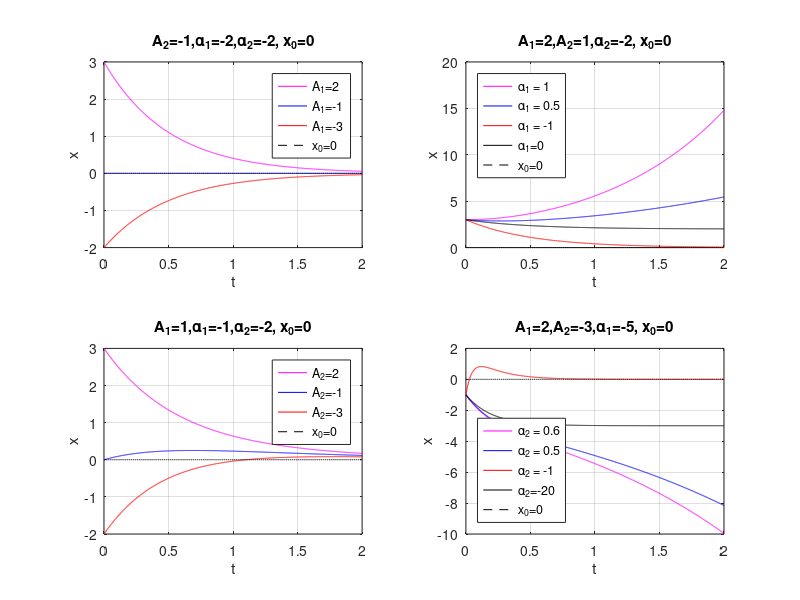

Reproduce this figure in MATLAB.
clear;
close all;


%x_sz=A1*exp(a1*t)+A2*exp(a2*t)+x0;
x_sz=0:0.001:2;
A1=1;
A2=1;
a1=-2;
a2=-2;
t=0:0.001:2;
xw=0;
%Dla uproszczenie odczytywania wykresu xw=0






%11111111111111111111111111111111111111111111111111

%A1A1A1A1A1A1A1A1A1A1A1A1A1A1A1A1A1A1A1A1A1A1A1
subplot(2,2,1);
A1=2;
for i=1:1:(length(t))
    x_sz(i)=A1*exp(a1*t(i))+A2*exp(a2*t(i))+xw;
end
plot(t,x_sz,'m-');
hold on;
%%%%%%%%%%%%%%%%%%%%%%%%%%%%%%%%%%%%%%%%%%%%%%%%
A1=-1;
for i=1:1:(length(t))
    x_sz(i)=A1*exp(a1*t(i))+A2*exp(a2*t(i))+xw;
end
plot(t,x_sz,'b-');
%%%%%%%%%%%%%%%%%%%%%%%%%%%%%%%%%%%%%%%%%%%%%%%%
A1=-3;
for i=1:1:(length(t))
    x_sz(i)=A1*exp(a1*t(i))+A2*exp(a2*t(i))+xw;
end
plot(t,x_sz,'r-');
%%%%%%%%%%%%%%%%%%%%%%%%%%%%%%%%%%%%%%%%%%%%%%%%
A1=0;
for i=1:1:(length(t))
    x_sz(i)=xw;
end
plot(t,x_sz,'k--');
%%%%%%%%%%%%%%%%%%%%%%%%%%%%%%%%%%%%%%%%%%%%%%%%
title('A_{2}=-1,\alpha_{1}=-2,\alpha_{2}=-2, x_{0}=0');
legend('A_{1}=2','A_{1}=-1','A_{1}=-3','x_{0}=0');
xlabel('t');
ylabel('x');
grid on;
%%%%%%%%%%%%%%%%%%%%%%%%%%%%%%%%%%%%%%%%%%%%%%%%



%a1a1a1a1a1a1a1a1a1a1a1a1a1a1a1a1a1a1a1a1a1a1a1a
subplot(2,2,2);
A1=2;

a1=1;
for i=1:1:(length(t))
    x_sz(i)=A1*exp(a1*t(i))+A2*exp(a2*t(i))+xw;
end
plot(t,x_sz,'m-');
hold on;
%%%%%%%%%%%%%%%%%%%%%%%%%%%%%%%%%%%%%%%%%%%%%%%%
a1=0.5;
for i=1:1:(length(t))
    x_sz(i)=A1*exp(a1*t(i))+A2*exp(a2*t(i))+xw;
end
plot(t,x_sz,'b-');
hold on;
%%%%%%%%%%%%%%%%%%%%%%%%%%%%%%%%%%%%%%%%%%%%%%%%
a1=-2;
for i=1:1:(length(t))
    x_sz(i)=A1*exp(a1*t(i))+A2*exp(a2*t(i))+xw;
end
plot(t,x_sz,'r-');
%%%%%%%%%%%%%%%%%%%%%%%%%%%%%%%%%%%%%%%%%%%%%%%%
a1=0;
for i=1:1:(length(t))
    x_sz(i)=A1*exp(a1*t(i))+A2*exp(a2*t(i))+xw;
end
plot(t,x_sz,'k-');
%%%%%%%%%%%%%%%%%%%%%%%%%%%%%%%%%%%%%%%%%%%%%%%%
A1=0;
for i=1:1:(length(t))
    x_sz(i)=xw;
end
plot(t,x_sz,'k--');
title('A_{1}=2,A_{2}=1,\alpha_{2}=-2, x_{0}=0');
legend({'\alpha_{1} = 1','\alpha_{1} = 0.5','\alpha_{1} = -1','\alpha_{1}=0','x_{0}=0'},'Location','northwest');
xlabel('t');
ylabel('x');
grid on;
%%%%%%%%%%%%%%%%%%%%%%%%%%%%%%%%%%%%%%%%%%%%%%%%





%22222222222222222222222222222222222222222222222222

%A2A2A2A2A2A2A2A2A2A2A2A2A2A2A2A2A2A2A2A2A2A2A2A2
subplot(2,2,3);
A1=1;
a1=-1;
A2=2;
for i=1:1:(length(t))
    x_sz(i)=A1*exp(a1*t(i))+A2*exp(a2*t(i))+xw;
end
plot(t,x_sz,'m-');
hold on;
%%%%%%%%%%%%%%%%%%%%%%%%%%%%%%%%%%%%%%%%%%%%%%%%
A2=-1;
for i=1:1:(length(t))
    x_sz(i)=A1*exp(a1*t(i))+A2*exp(a2*t(i))+xw;
end
plot(t,x_sz,'b-');

%%%%%%%%%%%%%%%%%%%%%%%%%%%%%%%%%%%%%%%%%%%%%%%%
A2=-3;
for i=1:1:(length(t))
    x_sz(i)=A1*exp(a1*t(i))+A2*exp(a2*t(i))+xw;
end
plot(t,x_sz,'r-');
%%%%%%%%%%%%%%%%%%%%%%%%%%%%%%%%%%%%%%%%%%%%%%%%
for i=1:1:(length(t))
    x_sz(i)=xw;
end
plot(t,x_sz,'k--');
%%%%%%%%%%%%%%%%%%%%%%%%%%%%%%%%%%%%%%%%%%%%%%%%
title('A_{1}=1,\alpha_{1}=-1,\alpha_{2}=-2, x_{0}=0');
legend('A_{2}=2','A_{2}=-1','A_{2}=-3','x_{0}=0');
xlabel('t');
ylabel('x');
grid on;
%%%%%%%%%%%%%%%%%%%%%%%%%%%%%%%%%%%%%%%%%%%%%%%%








%a2a2a2a2a2a2a2a2a2a2a2a2a2a2a2a2a2a2a2a2a2a2a2a2

subplot(2,2,4);
a1=-5;
A1=2;
A2=-3;
a2=0.6;
for i=1:1:(length(t))
    x_sz(i)=A1*exp(a1*t(i))+A2*exp(a2*t(i))+xw;
end
plot(t,x_sz,'m-');
hold on;
%%%%%%%%%%%%%%%%%%%%%%%%%%%%%%%%%%%%%%%%%%%%%%%%
a2=0.5;
for i=1:1:(length(t))
    x_sz(i)=A1*exp(a1*t(i))+A2*exp(a2*t(i))+xw;
end
plot(t,x_sz,'b-');
hold on;
%%%%%%%%%%%%%%%%%%%%%%%%%%%%%%%%%%%%%%%%%%%%%%%%
a2=-20;
for i=1:1:(length(t))
    x_sz(i)=A1*exp(a1*t(i))+A2*exp(a2*t(i))+xw;
end
plot(t,x_sz,'r-');
%%%%%%%%%%%%%%%%%%%%%%%%%%%%%%%%%%%%%%%%%%%%%%%%
a2=0;
for i=1:1:(length(t))
    x_sz(i)=A1*exp(a1*t(i))+A2*exp(a2*t(i))+xw;
end
plot(t,x_sz,'k-');
%%%%%%%%%%%%%%%%%%%%%%%%%%%%%%%%%%%%%%%%%%%%%%%%
A1=0;
A2=0;
for i=1:1:(length(t))
    x_sz(i)=A1*exp(a1*t(i))+A2*exp(a2*t(i))+xw;
end
plot(t,x_sz,'k--');
title('A_{1}=2,A_{2}=-3,\alpha_{1}=-5, x_{0}=0');
legend({'\alpha_{2} = 0.6','\alpha_{2} = 0.5','\alpha_{2} = -1','\alpha_{2}=-20','x_{0}=0'},'Location','southwest');
xlabel('t');
ylabel('x');
grid on;
%%%%%%%%%%%%%%%%%%%%%%%%%%%%%%%%%%%%%%%%%%%%%%%%









